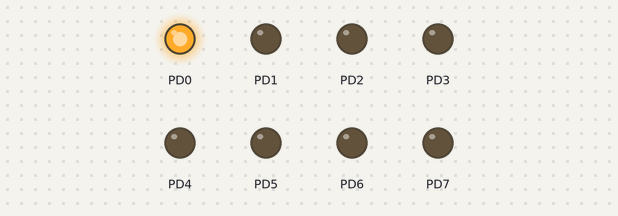
Bench run of a program on a simulated ATmega128, built with avr-gcc and emulated at 8 MHz. On the bench: output pins drawn as LEDs (lit = HIGH).

Above: at 0.02 s.
At 0.27 s:
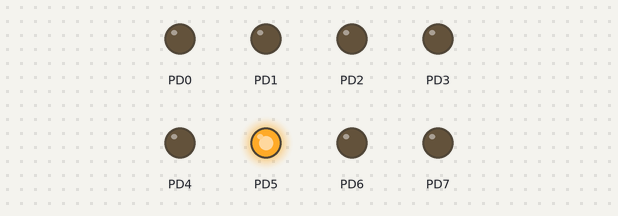
At 0.57 s:
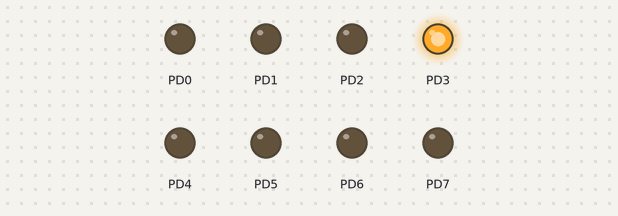
At 1.02 s:
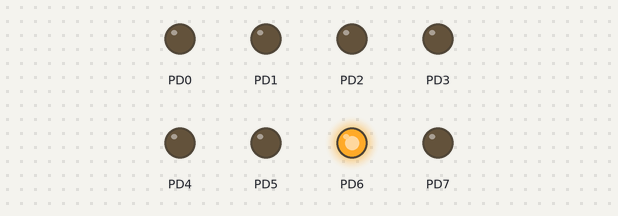
At 1.47 s:
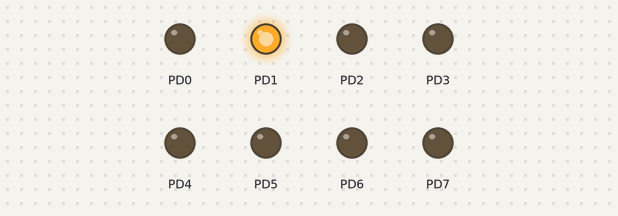
At 2.92 s:
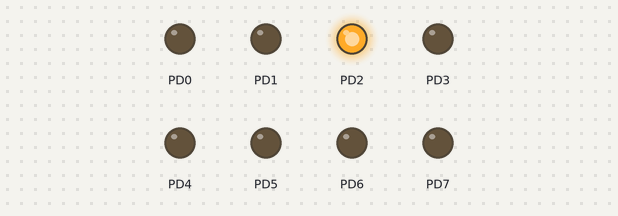
Timing chart, 0 to 3.2 s (numbered marks = the images above):
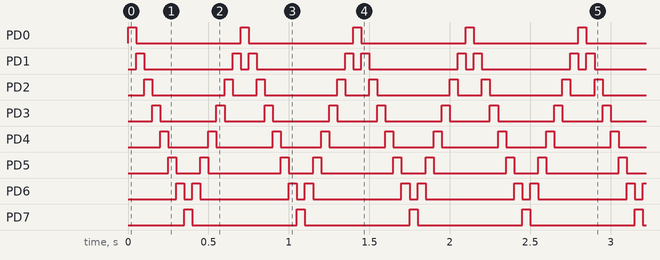

Measured:
- by itself, PD0, PD7: alternates HIGH for 0.05 s and LOW for 0.65 s
- by itself, PD1: repeats every 0.70 s: LOW 0.55 s, HIGH 0.05 s, LOW 0.05 s, HIGH 0.05 s
- by itself, PD2: repeats every 0.70 s: LOW 0.45 s, HIGH 0.05 s, LOW 0.15 s, HIGH 0.05 s
- by itself, PD3: repeats every 0.70 s: LOW 0.35 s, HIGH 0.05 s, LOW 0.25 s, HIGH 0.05 s
- by itself, PD4: repeats every 0.70 s: LOW 0.25 s, HIGH 0.05 s, LOW 0.35 s, HIGH 0.05 s
- by itself, PD5: repeats every 0.70 s: LOW 0.15 s, HIGH 0.05 s, LOW 0.45 s, HIGH 0.05 s
- by itself, PD6: repeats every 0.70 s: LOW 0.05 s, HIGH 0.05 s, LOW 0.55 s, HIGH 0.05 s

The program:

main.c
```c
/*
 * patterns.c
 *
 * Created: 08-Feb-18 04:41:20 PM
 * Author : Nick van Endhoven
 */

#define F_CPU 8000000

#include <avr/io.h>
#include <util/delay.h>


int main(void)
{
	DDRD = 0xFF;					//All pins PORTD set to output
	int i = 0x01;					//Init start bits
	int d = 0;						//Init flow direction

	while(1)
	{
		PORTD = i;				//Set bits on PORTD to i

		if(i & 0x01) { d = 0;}			//If first bit, change direction
		if(i & 0x80) { d = 1;}			//If last bit, change direction

		if(0 == d) { i = i << 1;}      		//If direction, bit shift 1 to the left
		else { i = i >> 1;}			//If direction, bit shift 1 to the right

		_delay_ms( 50 );
	}

	return 1;
}
```
